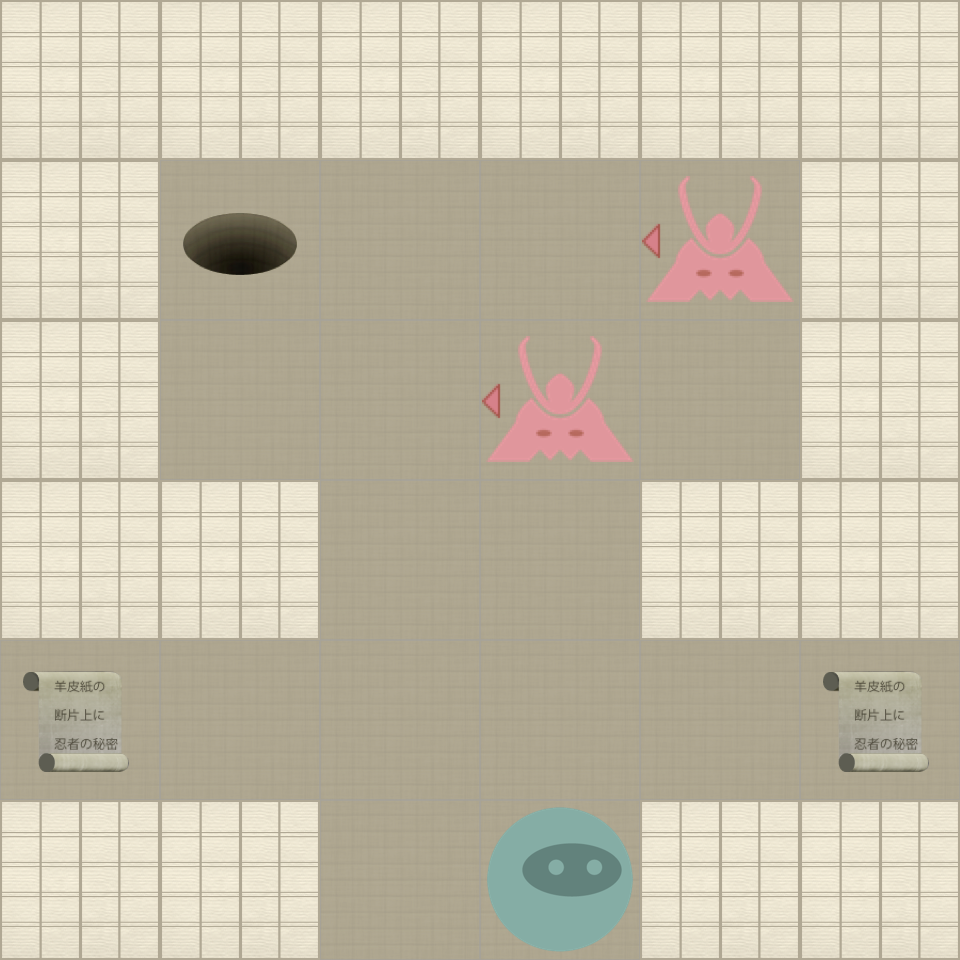

The image is a tile-based game level rendered from a .tmx file. Its description and source (layers, tilesets, objects; grid data summarised) follow:
An orthogonal 6x6 tile map with 160x160 px tiles, 2 tile layers (Level, Actors).

<map version="1.0" orientation="orthogonal" width="6" height="6" tilewidth="160" tileheight="160">
 <properties>
  <property name="moves" value="6" />
 </properties>
 <tileset firstgid="1" name="tiles" tilewidth="160" tileheight="160" spacing="2" margin="2">
  <image source="tiles-ipadhd.png" width="1024" height="1024" />
  <tile id="0">
   <properties>
    <property name="actor" value="exit" />
   </properties>
  </tile>
  <tile id="2">
   <properties>
    <property name="actor" value="guard" />
    <property name="direction" value="down" />
   </properties>
  </tile>
  <tile id="3">
   <properties>
    <property name="actor" value="guard" />
    <property name="direction" value="left" />
   </properties>
  </tile>
  <tile id="4">
   <properties>
    <property name="actor" value="guard" />
    <property name="direction" value="right" />
   </properties>
  </tile>
  <tile id="5">
   <properties>
    <property name="actor" value="guard" />
    <property name="direction" value="up" />
   </properties>
  </tile>
  <tile id="7">
   <properties>
    <property name="actor" value="player" />
   </properties>
  </tile>
  <tile id="8">
   <properties>
    <property name="actor" value="scroll" />
   </properties>
  </tile>
  <tile id="9">
   <properties>
    <property name="wall" value="1" />
   </properties>
  </tile>
 </tileset>
 <layer name="Level" width="6" height="6">
  <data>[36 cells, 36 non-empty, 2 distinct tile ids]</data>
 </layer>
 <layer name="Actors" width="6" height="6">
  <data>[36 cells, 6 non-empty, 4 distinct tile ids]</data>
 </layer>
</map>
